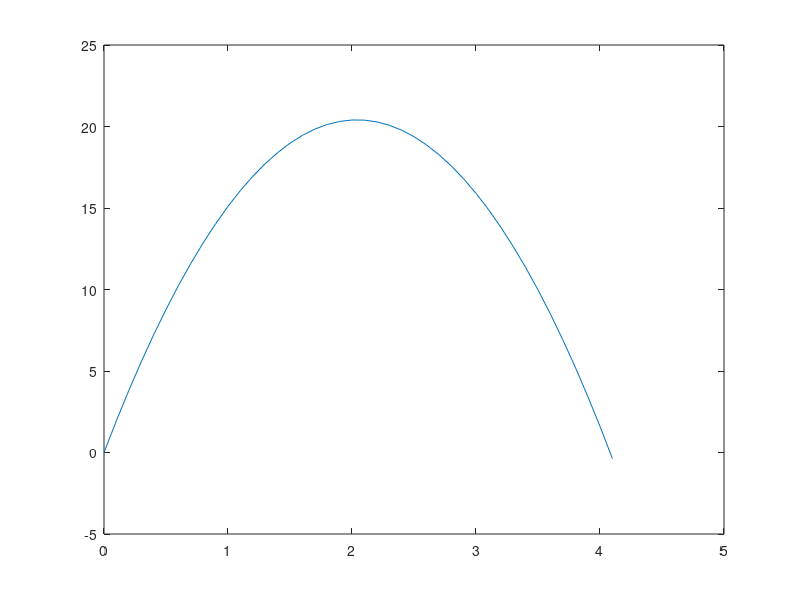

Recreate this plot in MATLAB.
% Display location of ball hit vertically at every 0.1s %
v0=20;
g=9.8;
y=0;
t=0;
time=0;
location=0;
while (y>=0)
    disp(['At t=' ,num2str(t),' location = ',num2str(y)]);
    t=t+0.1;
    y=v0*t-g*t^2/2;
    time=[time; t]; %#ok<AGROW>
    location=[location; y]; %#ok<AGROW>

end
plot(time,location);
